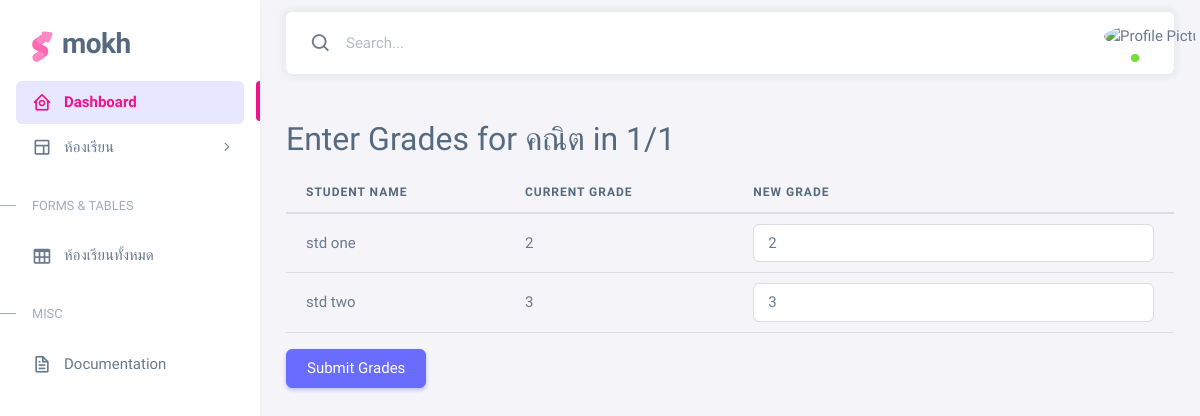
The app's page /classroom/1/subject/1/grades (signed in), older data.
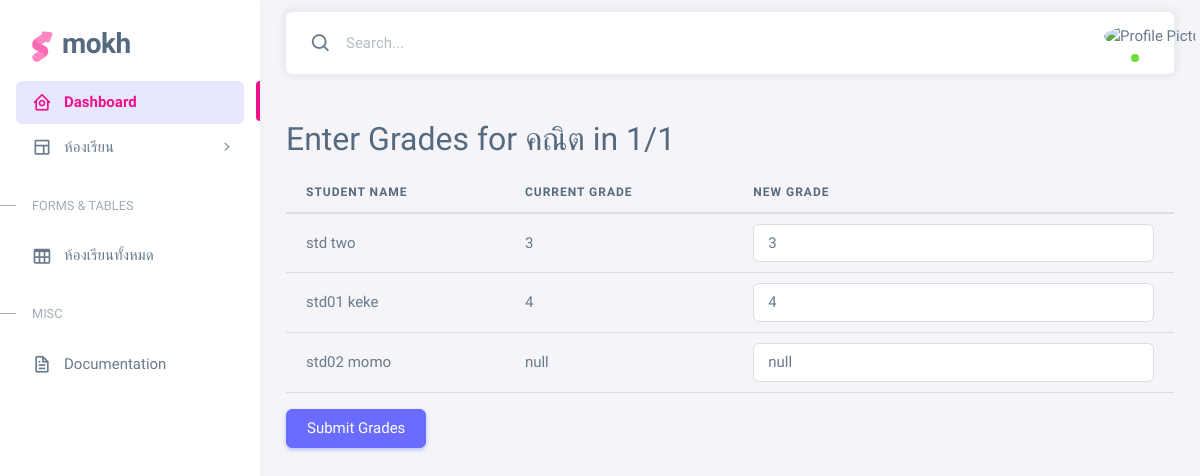
The same page, newer data.
### models.py (models this page shows, shortened)
class User(UserMixin, db.Model):
    id = db.Column(db.Integer, primary_key=True)
    id_card = db.Column(db.String(20))
    username = db.Column(db.String(80), unique=True, nullable=False)
    password = db.Column(db.String(200), nullable=False)
    first_name = db.Column(db.String(100))
    last_name = db.Column(db.String(100))
    email = db.Column(db.String(120), unique=True, nullable=False)
    gender = db.Column(db.String(10))
    account_type = db.Column(db.String(50))

class Grade(db.Model):
    id = db.Column(db.Integer, primary_key=True)
    student_id = db.Column(db.Integer, db.ForeignKey('student.id'), nullable=False)
    subject_id = db.Column(db.Integer, db.ForeignKey('subject.id'), nullable=False)
    grade_value = db.Column(db.String(10))
    classroom_id = db.Column(db.Integer, db.ForeignKey('classroom.id'))
    student = db.relationship('Student', backref=db.backref('grades', lazy=True))
    subject = db.relationship('Subject', backref=db.backref('grades', lazy=True))

### grades_routes.py (the view)
@grades_bp.route('/classroom/<int:classroom_id>/subject/<int:subject_id>/grades', methods=['GET', 'POST'])
@login_required
def enter_grades(classroom_id, subject_id):
    classroom = Classroom.query.get_or_404(classroom_id)
    subject = Subject.query.get_or_404(subject_id)
    students = db.session.query(User).join(Student, Student.user_id == User.id).filter(Student.classroom_id == classroom_id).all()
    grade = Grade.query.join(Student).filter(Student.classroom_id == classroom_id).first()
    grades_dict = {}
    if request.method == 'POST':
        for student in students:
            grade_value = request.form.get(f'grade_{student.id}')
            grade = Grade.query.filter_by(student_id=student.id, subject_id=subject_id, classroom_id=classroom_id).first()
            if not grade:
                grade = Grade(student_id=student.id, subject_id=subject_id, classroom_id=classroom_id, grade_value=grade_value)
                db.session.add(grade)
            else:
                grade.grade_value = grade_value
            db.session.commit()
            grades_dict[student.id] = grade_value
        flash('Grades updated successfully', 'success')
    else:
        for student in students:
            grade = Grade.query.filter_by(student_id=student.id, subject_id=subject_id, classroom_id=classroom_id).first()
            if grade:
                grades_dict[student.id] = grade.grade_value
            else:
                grades_dict[student.id] = 'null'
    return render_template('enter_grades.html', classroom=classroom, subject=subject, students=students, grades_dict=grades_dict)

### app.py (called while the page is built)
@app.context_processor
def inject_user():
    if current_user.is_authenticated:
        return {'user': current_user}
    return {}

@login_manager.user_loader
def load_user(user_id):
    return User.query.get(int(user_id))

### templates/enter_grades.html
{% extends 'base.html' %}
{% block content %}
<div class="container mt-5">
    <h2>Enter Grades for {{ subject.name }} in {{ classroom.name }}</h2>
    <form action="{{ url_for('grades_bp.enter_grades', classroom_id=classroom.id, subject_id=subject.id) }}" method="POST">
        <table class="table">
            <thead>
                <tr>
                    <th>Student Name</th>
                    <th>Current Grade</th>
                    <th>New Grade</th>
                </tr>
            </thead>
            <tbody>
                {% for student in students %}
                <tr>
                    <td>{{ student.first_name }} {{ student.last_name }}</td>
                    <td>{{ grades_dict[student.id] }}</td>
                    <td>
                        <input type="text" class="form-control" name="grade_{{ student.id }}" placeholder="Enter grade" value="{{ grades_dict[student.id] }}">
                    </td>
                </tr>
                {% endfor %}
            </tbody>
        </table>
        <button type="submit" class="btn btn-primary">Submit Grades</button>
    </form>
</div>
{% endblock %}

Row changes from the older to the newer data that the page shows:
no longer on this page (row unchanged): User: first_name "std", last_name "one", id "2"
now on this page (row unchanged): User: first_name "std01", last_name "keke", grades_dict "4"
now on this page (row unchanged): User: first_name "std02", last_name "momo"
added Grade: grade_value "null"
